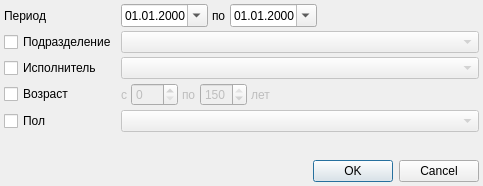
<?xml version="1.0" encoding="UTF-8"?>
<ui version="4.0">
 <class>SetupReportStomatF39_3Dialog</class>
 <widget class="QDialog" name="SetupReportStomatF39_3Dialog">
  <property name="geometry">
   <rect>
    <x>0</x>
    <y>0</y>
    <width>483</width>
    <height>186</height>
   </rect>
  </property>
  <property name="windowTitle">
   <string>Dialog</string>
  </property>
  <layout class="QGridLayout" name="gridLayout">
   <property name="margin">
    <number>4</number>
   </property>
   <property name="spacing">
    <number>4</number>
   </property>
   <item row="1" column="0">
    <widget class="QCheckBox" name="chkOrgStructure">
     <property name="sizePolicy">
      <sizepolicy hsizetype="Maximum" vsizetype="Fixed">
       <horstretch>0</horstretch>
       <verstretch>0</verstretch>
      </sizepolicy>
     </property>
     <property name="text">
      <string>Подразделение</string>
     </property>
    </widget>
   </item>
   <item row="2" column="0">
    <widget class="QCheckBox" name="chkPerson">
     <property name="sizePolicy">
      <sizepolicy hsizetype="Maximum" vsizetype="Fixed">
       <horstretch>0</horstretch>
       <verstretch>0</verstretch>
      </sizepolicy>
     </property>
     <property name="text">
      <string>Исполнитель</string>
     </property>
    </widget>
   </item>
   <item row="0" column="4">
    <spacer name="horizontalSpacer_2">
     <property name="orientation">
      <enum>Qt::Horizontal</enum>
     </property>
     <property name="sizeHint" stdset="0">
      <size>
       <width>40</width>
       <height>20</height>
      </size>
     </property>
    </spacer>
   </item>
   <item row="6" column="0" colspan="5">
    <spacer name="verticalSpacer">
     <property name="orientation">
      <enum>Qt::Vertical</enum>
     </property>
     <property name="sizeHint" stdset="0">
      <size>
       <width>20</width>
       <height>40</height>
      </size>
     </property>
    </spacer>
   </item>
   <item row="0" column="1">
    <widget class="CDateEdit" name="edtBegDate">
     <property name="displayFormat">
      <string>dd.MM.yyyy</string>
     </property>
     <property name="calendarPopup">
      <bool>true</bool>
     </property>
    </widget>
   </item>
   <item row="7" column="0" colspan="5">
    <widget class="QDialogButtonBox" name="buttonBox">
     <property name="orientation">
      <enum>Qt::Horizontal</enum>
     </property>
     <property name="standardButtons">
      <set>QDialogButtonBox::Cancel|QDialogButtonBox::Ok</set>
     </property>
    </widget>
   </item>
   <item row="0" column="2">
    <widget class="QLabel" name="label">
     <property name="text">
      <string>по</string>
     </property>
    </widget>
   </item>
   <item row="2" column="1" colspan="4">
    <widget class="CPersonComboBoxEx" name="cmbPerson">
     <property name="enabled">
      <bool>false</bool>
     </property>
    </widget>
   </item>
   <item row="0" column="0">
    <widget class="QLabel" name="lblDate">
     <property name="sizePolicy">
      <sizepolicy hsizetype="Maximum" vsizetype="Preferred">
       <horstretch>0</horstretch>
       <verstretch>0</verstretch>
      </sizepolicy>
     </property>
     <property name="text">
      <string>Период</string>
     </property>
    </widget>
   </item>
   <item row="1" column="1" colspan="4">
    <widget class="COrgStructureComboBox" name="cmbOrgStructure">
     <property name="enabled">
      <bool>false</bool>
     </property>
    </widget>
   </item>
   <item row="5" column="0">
    <widget class="QCheckBox" name="chkSex">
     <property name="text">
      <string>Пол</string>
     </property>
    </widget>
   </item>
   <item row="5" column="1" colspan="4">
    <widget class="QComboBox" name="cmbSex">
     <property name="enabled">
      <bool>false</bool>
     </property>
     <property name="sizePolicy">
      <sizepolicy hsizetype="Preferred" vsizetype="Fixed">
       <horstretch>0</horstretch>
       <verstretch>0</verstretch>
      </sizepolicy>
     </property>
     <item>
      <property name="text">
       <string/>
      </property>
     </item>
     <item>
      <property name="text">
       <string>Мужской</string>
      </property>
     </item>
     <item>
      <property name="text">
       <string>Женский</string>
      </property>
     </item>
    </widget>
   </item>
   <item row="4" column="0">
    <widget class="QCheckBox" name="chkAge">
     <property name="text">
      <string>Возраст </string>
     </property>
    </widget>
   </item>
   <item row="4" column="1" colspan="4">
    <widget class="QFrame" name="frmAge">
     <property name="enabled">
      <bool>false</bool>
     </property>
     <property name="frameShape">
      <enum>QFrame::NoFrame</enum>
     </property>
     <property name="frameShadow">
      <enum>QFrame::Raised</enum>
     </property>
     <layout class="QHBoxLayout">
      <property name="spacing">
       <number>4</number>
      </property>
      <property name="margin">
       <number>0</number>
      </property>
      <item>
       <widget class="QLabel" name="lblAge">
        <property name="sizePolicy">
         <sizepolicy hsizetype="Maximum" vsizetype="Preferred">
          <horstretch>0</horstretch>
          <verstretch>0</verstretch>
         </sizepolicy>
        </property>
        <property name="text">
         <string>с</string>
        </property>
        <property name="buddy">
         <cstring>edtAgeFrom</cstring>
        </property>
       </widget>
      </item>
      <item>
       <widget class="QSpinBox" name="edtAgeFrom">
        <property name="sizePolicy">
         <sizepolicy hsizetype="Maximum" vsizetype="Fixed">
          <horstretch>0</horstretch>
          <verstretch>0</verstretch>
         </sizepolicy>
        </property>
        <property name="maximum">
         <number>150</number>
        </property>
       </widget>
      </item>
      <item>
       <widget class="QLabel" name="lblAgeTo">
        <property name="sizePolicy">
         <sizepolicy hsizetype="Maximum" vsizetype="Preferred">
          <horstretch>0</horstretch>
          <verstretch>0</verstretch>
         </sizepolicy>
        </property>
        <property name="text">
         <string>по</string>
        </property>
        <property name="buddy">
         <cstring>edtAgeTo</cstring>
        </property>
       </widget>
      </item>
      <item>
       <widget class="QSpinBox" name="edtAgeTo">
        <property name="sizePolicy">
         <sizepolicy hsizetype="Maximum" vsizetype="Fixed">
          <horstretch>0</horstretch>
          <verstretch>0</verstretch>
         </sizepolicy>
        </property>
        <property name="maximum">
         <number>150</number>
        </property>
        <property name="value">
         <number>150</number>
        </property>
       </widget>
      </item>
      <item>
       <widget class="QLabel" name="lblAgeYears">
        <property name="sizePolicy">
         <sizepolicy hsizetype="Maximum" vsizetype="Preferred">
          <horstretch>0</horstretch>
          <verstretch>0</verstretch>
         </sizepolicy>
        </property>
        <property name="text">
         <string>лет</string>
        </property>
        <property name="buddy">
         <cstring>edtAgeTo</cstring>
        </property>
       </widget>
      </item>
      <item>
       <spacer name="horizontalSpacer">
        <property name="orientation">
         <enum>Qt::Horizontal</enum>
        </property>
        <property name="sizeHint" stdset="0">
         <size>
          <width>40</width>
          <height>20</height>
         </size>
        </property>
       </spacer>
      </item>
     </layout>
    </widget>
   </item>
   <item row="0" column="3">
    <widget class="CDateEdit" name="edtEndDate">
     <property name="displayFormat">
      <string>dd.MM.yyyy</string>
     </property>
     <property name="calendarPopup">
      <bool>true</bool>
     </property>
    </widget>
   </item>
  </layout>
 </widget>
 <customwidgets>
  <customwidget>
   <class>CDateEdit</class>
   <extends>QDateEdit</extends>
   <header>library/DateEdit</header>
  </customwidget>
  <customwidget>
   <class>COrgStructureComboBox</class>
   <extends>QComboBox</extends>
   <header>Orgs/OrgStructComboBoxes.h</header>
  </customwidget>
  <customwidget>
   <class>CPersonComboBoxEx</class>
   <extends>QComboBox</extends>
   <header>Orgs/PersonComboBoxEx.h</header>
  </customwidget>
 </customwidgets>
 <tabstops>
  <tabstop>edtBegDate</tabstop>
  <tabstop>edtEndDate</tabstop>
  <tabstop>chkOrgStructure</tabstop>
  <tabstop>cmbOrgStructure</tabstop>
  <tabstop>chkPerson</tabstop>
  <tabstop>cmbPerson</tabstop>
  <tabstop>chkAge</tabstop>
  <tabstop>edtAgeFrom</tabstop>
  <tabstop>edtAgeTo</tabstop>
  <tabstop>chkSex</tabstop>
  <tabstop>cmbSex</tabstop>
  <tabstop>buttonBox</tabstop>
 </tabstops>
 <resources/>
 <connections>
  <connection>
   <sender>buttonBox</sender>
   <signal>accepted()</signal>
   <receiver>SetupReportStomatF39_3Dialog</receiver>
   <slot>accept()</slot>
   <hints>
    <hint type="sourcelabel">
     <x>369</x>
     <y>484</y>
    </hint>
    <hint type="destinationlabel">
     <x>157</x>
     <y>274</y>
    </hint>
   </hints>
  </connection>
  <connection>
   <sender>buttonBox</sender>
   <signal>rejected()</signal>
   <receiver>SetupReportStomatF39_3Dialog</receiver>
   <slot>reject()</slot>
   <hints>
    <hint type="sourcelabel">
     <x>369</x>
     <y>484</y>
    </hint>
    <hint type="destinationlabel">
     <x>286</x>
     <y>274</y>
    </hint>
   </hints>
  </connection>
  <connection>
   <sender>chkOrgStructure</sender>
   <signal>toggled(bool)</signal>
   <receiver>cmbOrgStructure</receiver>
   <slot>setEnabled(bool)</slot>
   <hints>
    <hint type="sourcelabel">
     <x>101</x>
     <y>170</y>
    </hint>
    <hint type="destinationlabel">
     <x>478</x>
     <y>149</y>
    </hint>
   </hints>
  </connection>
  <connection>
   <sender>chkPerson</sender>
   <signal>toggled(bool)</signal>
   <receiver>cmbPerson</receiver>
   <slot>setEnabled(bool)</slot>
   <hints>
    <hint type="sourcelabel">
     <x>61</x>
     <y>199</y>
    </hint>
    <hint type="destinationlabel">
     <x>478</x>
     <y>201</y>
    </hint>
   </hints>
  </connection>
  <connection>
   <sender>chkAge</sender>
   <signal>toggled(bool)</signal>
   <receiver>frmAge</receiver>
   <slot>setEnabled(bool)</slot>
   <hints>
    <hint type="sourcelabel">
     <x>74</x>
     <y>285</y>
    </hint>
    <hint type="destinationlabel">
     <x>478</x>
     <y>287</y>
    </hint>
   </hints>
  </connection>
  <connection>
   <sender>chkSex</sender>
   <signal>toggled(bool)</signal>
   <receiver>cmbSex</receiver>
   <slot>setEnabled(bool)</slot>
   <hints>
    <hint type="sourcelabel">
     <x>65</x>
     <y>314</y>
    </hint>
    <hint type="destinationlabel">
     <x>478</x>
     <y>316</y>
    </hint>
   </hints>
  </connection>
 </connections>
</ui>
